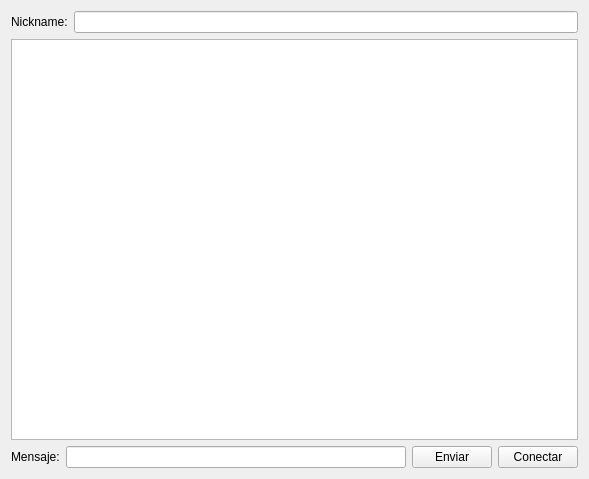
<?xml version="1.0" encoding="UTF-8"?>
<ui version="4.0">
 <class>Widget</class>
 <widget class="QWidget" name="Widget">
  <property name="geometry">
   <rect>
    <x>0</x>
    <y>0</y>
    <width>589</width>
    <height>479</height>
   </rect>
  </property>
  <property name="windowTitle">
   <string>Widget</string>
  </property>
  <layout class="QVBoxLayout" name="verticalLayout">
   <item>
    <layout class="QHBoxLayout" name="horizontalLayout_2">
     <item>
      <widget class="QLabel" name="label">
       <property name="text">
        <string>Nickname:</string>
       </property>
      </widget>
     </item>
     <item>
      <widget class="QLineEdit" name="nickname"/>
     </item>
    </layout>
   </item>
   <item>
    <widget class="QTextEdit" name="textEdit"/>
   </item>
   <item>
    <layout class="QHBoxLayout" name="horizontalLayout">
     <item>
      <widget class="QLabel" name="label_2">
       <property name="text">
        <string>Mensaje:</string>
       </property>
      </widget>
     </item>
     <item>
      <widget class="QLineEdit" name="message"/>
     </item>
     <item>
      <widget class="QPushButton" name="send">
       <property name="text">
        <string>Enviar</string>
       </property>
      </widget>
     </item>
     <item>
      <widget class="QPushButton" name="bind">
       <property name="text">
        <string>Conectar</string>
       </property>
      </widget>
     </item>
    </layout>
   </item>
  </layout>
 </widget>
 <layoutdefault spacing="6" margin="11"/>
 <resources/>
 <connections/>
</ui>
